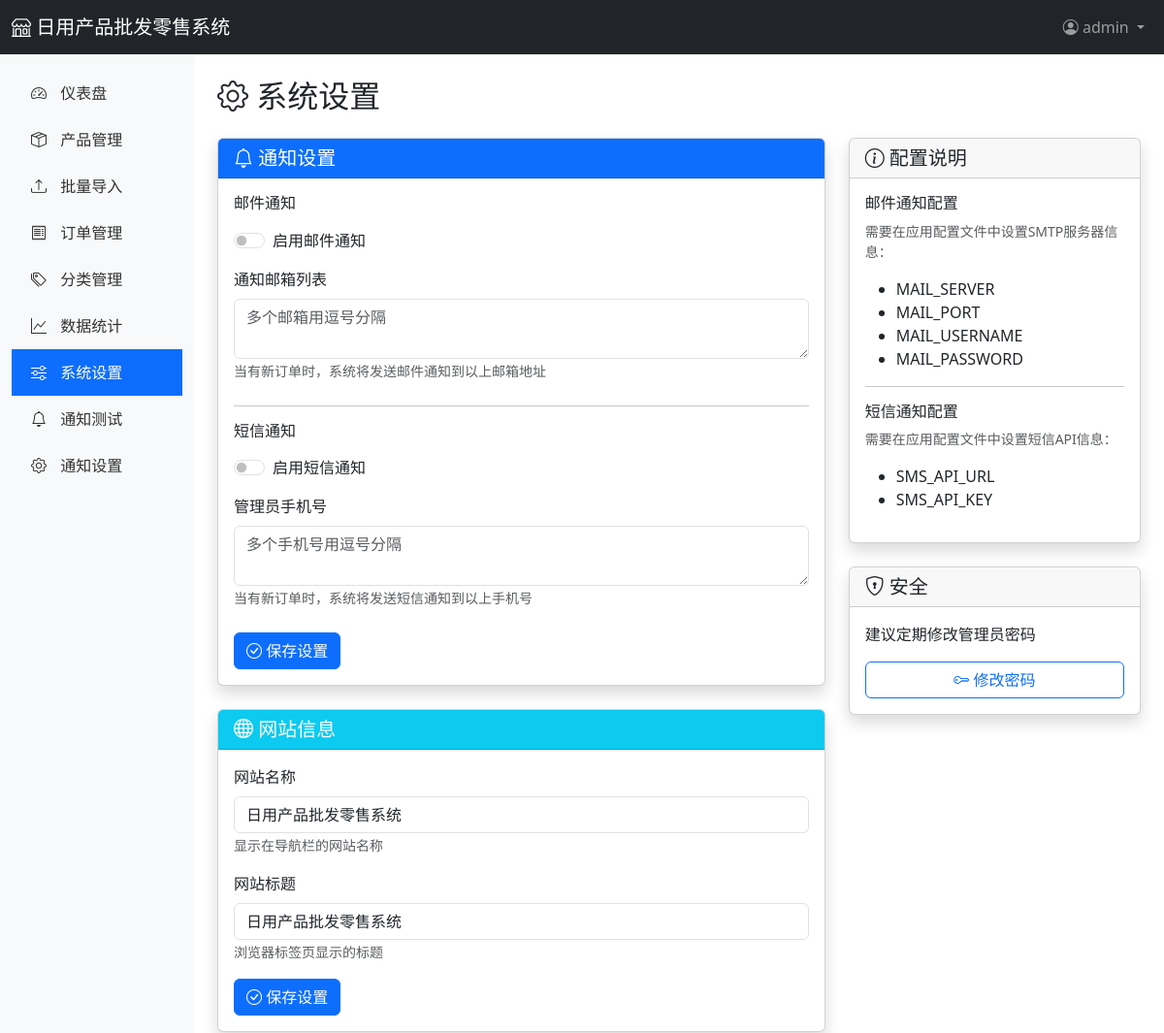
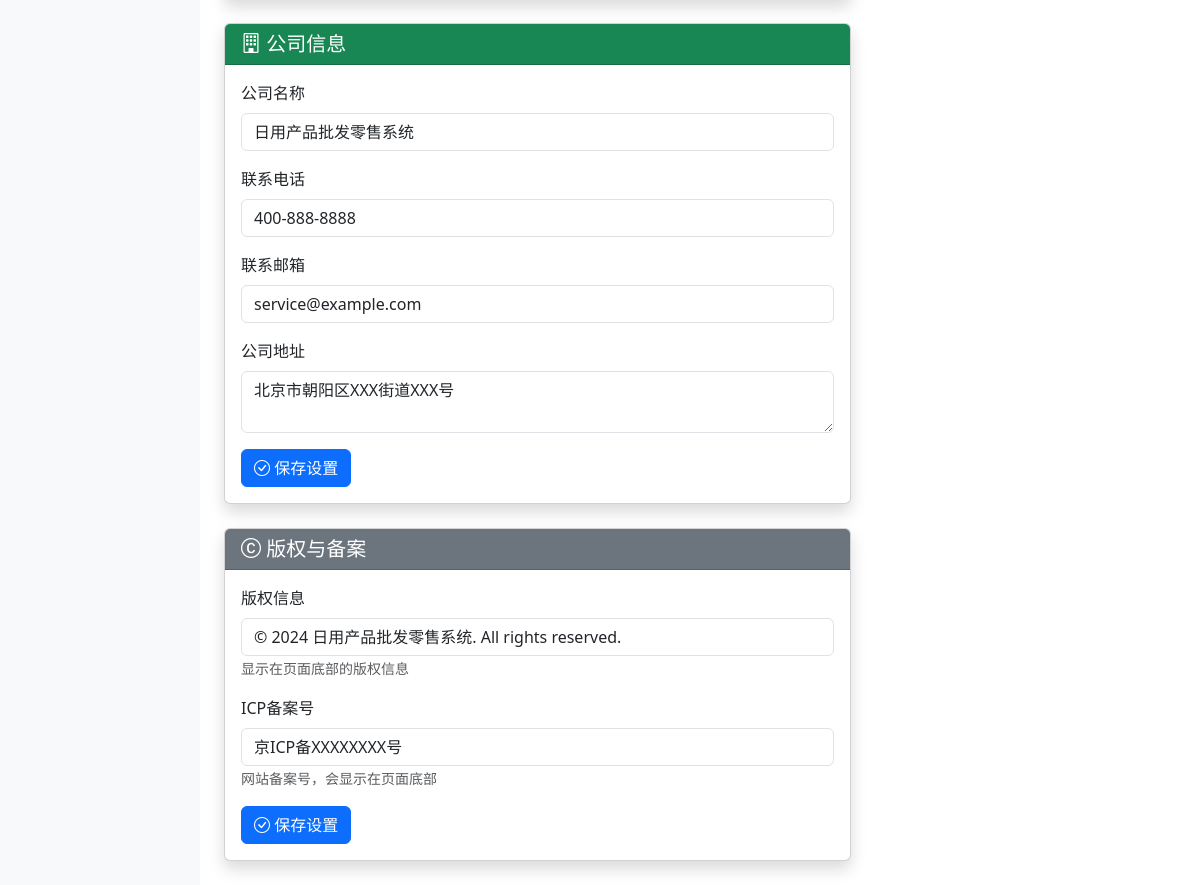
The app's page /admin/settings (signed in) with its own data (2 pictures, top to bottom).
### app/models.py (models this page shows, shortened)
class User(UserMixin, db.Model):
    __tablename__ = 'users'
    id = db.Column(db.Integer, primary_key=True)
    username = db.Column(db.String(80), unique=True, nullable=False)
    email = db.Column(db.String(120), unique=True, nullable=False)
    password_hash = db.Column(db.String(255), nullable=False)
    role = db.Column(db.String(20), default='admin')  # admin, staff
    phone = db.Column(db.String(20))
    is_active = db.Column(db.Boolean, default=True)
    created_at = db.Column(db.DateTime, default=datetime.utcnow)
    updated_at = db.Column(db.DateTime, default=datetime.utcnow, onupdate=datetime.utcnow)
    orders = db.relationship('Order', backref='user', lazy='dynamic')

class SystemSetting(db.Model):
    __tablename__ = 'system_settings'
    id = db.Column(db.Integer, primary_key=True)
    key = db.Column(db.String(100), unique=True, nullable=False, index=True)
    value = db.Column(db.Text)
    description = db.Column(db.String(255))
    updated_at = db.Column(db.DateTime, default=datetime.utcnow, onupdate=datetime.utcnow)

### app/routes/admin.py (the view, shortened to what this page needs)
@admin_bp.route('/settings', methods=['GET', 'POST'])
@login_required
def settings():
    settings = {}
    for setting in SystemSetting.query.all():
        settings[setting.key] = setting.value
    return render_template('admin/settings.html', settings=settings)

### app/templates/admin/settings.html (shortened to what this page needs)
{% extends "admin/base.html" %}
{% block content %}
<h2 class="mb-4"><i class="bi bi-gear"></i> 系统设置</h2>
<div class="row">
    <div class="col-lg-8">
        <div class="card shadow mb-4">
            <div class="card-header bg-primary text-white">
                <h5 class="mb-0"><i class="bi bi-bell"></i> 通知设置</h5>
            </div>
            <div class="card-body">
                <form method="POST" action="{{ url_for('admin.settings') }}">
                    <div class="mb-4">
                        <h6 class="mb-3">邮件通知</h6>
                        <div class="form-check form-switch mb-3">
                            <input class="form-check-input" type="checkbox" id="email_enabled" name="email_enabled"
                                   {% if settings.email_enabled == 'true' %}checked{% endif %} value="true">
                            <label class="form-check-label" for="email_enabled">启用邮件通知</label>
                        </div>
                        <div class="mb-3">
                            <label class="form-label">通知邮箱列表</label>
                            <textarea class="form-control" name="notification_emails" rows="2"
                                      placeholder="多个邮箱用逗号分隔">{{ settings.notification_emails }}</textarea>
                            <small class="text-muted">当有新订单时，系统将发送邮件通知到以上邮箱地址</small>
                        </div>
                    </div>
                    <hr>
                    <div class="mb-4">
                        <h6 class="mb-3">短信通知</h6>
                        <div class="form-check form-switch mb-3">
                            <input class="form-check-input" type="checkbox" id="sms_enabled" name="sms_enabled"
                                   {% if settings.sms_enabled == 'true' %}checked{% endif %} value="true">
                            <label class="form-check-label" for="sms_enabled">启用短信通知</label>
                        </div>
                        <div class="mb-3">
                            <label class="form-label">管理员手机号</label>
                            <textarea class="form-control" name="admin_phones" rows="2"
                                      placeholder="多个手机号用逗号分隔">{{ settings.admin_phones }}</textarea>
                            <small class="text-muted">当有新订单时，系统将发送短信通知到以上手机号</small>
                        </div>
                    </div>
                    <button type="submit" class="btn btn-primary">
                        <i class="bi bi-check-circle"></i> 保存设置
                    </button>
                </form>
            </div>
        </div>
        <div class="card shadow">
            <div class="card-header bg-info text-white">
                <h5 class="mb-0"><i class="bi bi-globe"></i> 网站信息</h5>
            </div>
            <div class="card-body">
                <form method="POST" action="{{ url_for('admin.settings') }}">
                    <div class="mb-3">
                        <label class="form-label">网站名称</label>
                        <input type="text" class="form-control" name="site_name"
                               value="{{ settings.site_name or '日用产品批发零售系统' }}">
                        <small class="text-muted">显示在导航栏的网站名称</small>
                    </div>
                    <div class="mb-3">
                        <label class="form-label">网站标题</label>
                        <input type="text" class="form-control" name="site_title"
                               value="{{ settings.site_title or '日用产品批发零售系统' }}">
                        <small class="text-muted">浏览器标签页显示的标题</small>
                    </div>
                    <button type="submit" class="btn btn-primary">
                        <i class="bi bi-check-circle"></i> 保存设置
                    </button>
                </form>
            </div>
        </div>
        <div class="card shadow mt-4">
            <div class="card-header bg-success text-white">
                <h5 class="mb-0"><i class="bi bi-building"></i> 公司信息</h5>
            </div>
            <div class="card-body">
                <form method="POST" action="{{ url_for('admin.settings') }}">
                    <div class="mb-3">
                        <label class="form-label">公司名称</label>
                        <input type="text" class="form-control" name="company_name"
                               value="{{ settings.company_name or '' }}">
                    </div>
                    <div class="mb-3">
                        <label class="form-label">联系电话</label>
                        <input type="tel" class="form-control" name="company_phone"
                               value="{{ settings.company_phone or '' }}">
                    </div>
                    <div class="mb-3">
                        <label class="form-label">联系邮箱</label>
                        <input type="email" class="form-control" name="company_email"
                               value="{{ settings.company_email or '' }}">
                    </div>
                    <div class="mb-3">
                        <label class="form-label">公司地址</label>
                        <textarea class="form-control" name="company_address" rows="2">{{ settings.company_address or '' }}</textarea>
                    </div>
                    <button type="submit" class="btn btn-primary">
                        <i class="bi bi-check-circle"></i> 保存设置
                    </button>
                </form>
            </div>
        </div>
        <div class="card shadow mt-4">
            <div class="card-header bg-secondary text-white">
                <h5 class="mb-0"><i class="bi bi-c-circle"></i> 版权与备案</h5>
            </div>
            <div class="card-body">
                <form method="POST" action="{{ url_for('admin.settings') }}">
                    <div class="mb-3">
                        <label class="form-label">版权信息</label>
                        <input type="text" class="form-control" name="copyright"
                               value="{{ settings.copyright or '' }}"
                               placeholder="&copy; 2024 公司名称. All rights reserved.">
                        <small class="text-muted">显示在页面底部的版权信息</small>
                    </div>
                    <div class="mb-3">
                        <label class="form-label">ICP备案号</label>
                        <input type="text" class="form-control" name="icp"
                               value="{{ settings.icp or '' }}"
                               placeholder="京ICP备XXXXXXXX号">
                        <small class="text-muted">网站备案号，会显示在页面底部</small>
                    </div>
                    <button type="submit" class="btn btn-primary">
                        <i class="bi bi-check-circle"></i> 保存设置
                    </button>
                </form>
            </div>
        </div>
    </div>
    <div class="col-lg-4">
        <div class="card shadow">
            <div class="card-header">
                <h5 class="mb-0"><i class="bi bi-info-circle"></i> 配置说明</h5>
            </div>
            <div class="card-body">
                <h6>邮件通知配置</h6>
                <p class="text-muted small">
                    需要在应用配置文件中设置SMTP服务器信息：
                    <ul>
                        <li>MAIL_SERVER</li>
                        <li>MAIL_PORT</li>
                        <li>MAIL_USERNAME</li>
                        <li>MAIL_PASSWORD</li>
                    </ul>
                </p>
                <hr>
                <h6>短信通知配置</h6>
                <p class="text-muted small">
                    需要在应用配置文件中设置短信API信息：
                    <ul>
                        <li>SMS_API_URL</li>
                        <li>SMS_API_KEY</li>
                    </ul>
                </p>
            </div>
        </div>
        <div class="card shadow mt-4">
            <div class="card-header">
                <h5 class="mb-0"><i class="bi bi-shield-lock"></i> 安全</h5>
            </div>
            <div class="card-body">
                <p class="mb-3">建议定期修改管理员密码</p>
                <a href="{{ url_for('auth.change_password') }}" class="btn btn-outline-primary w-100">
                    <i class="bi bi-key"></i> 修改密码
                </a>
            </div>
        </div>
    </div>
</div>
{% endblock %}

### app/templates/admin/base.html (shortened to what this page needs)
<!DOCTYPE html>
<html lang="zh-CN">
<head>
    <link href="https://cdn.jsdelivr.net/npm/bootstrap@5.3.0/dist/css/bootstrap.min.css" rel="stylesheet">
    <link href="https://cdn.jsdelivr.net/npm/bootstrap-icons@1.11.0/font/bootstrap-icons.css" rel="stylesheet">
</head>
<body>
    <nav class="navbar navbar-expand-lg navbar-dark bg-dark">
        <div class="container-fluid">
            <a class="navbar-brand" href="{{ url_for('main.index') }}">
                <i class="bi bi-shop"></i> 日用产品批发零售系统
            </a>
            <div class="navbar-nav ms-auto">
                <div class="nav-item dropdown">
                    <a class="nav-link dropdown-toggle" href="#" role="button" data-bs-toggle="dropdown">
                        <i class="bi bi-person-circle"></i> {{ current_user.username }}
                    </a>
                </div>
            </div>
        </div>
    </nav>
    <div class="container-fluid">
        <div class="row">
            <nav class="col-md-2 d-none d-md-block sidebar py-3">
                <ul class="nav flex-column">
                    <li class="nav-item">
                        <a class="nav-link {% if request.endpoint == 'admin.dashboard' %}active{% endif %}" href="{{ url_for('admin.dashboard') }}">
                            <i class="bi bi-speedometer2"></i> 仪表盘
                        </a>
                    </li>
                    <li class="nav-item">
                        <a class="nav-link {% if 'admin.product' in request.endpoint %}active{% endif %}" href="{{ url_for('admin.products') }}">
                            <i class="bi bi-box-seam"></i> 产品管理
                        </a>
                    </li>
                    <li class="nav-item">
                        <a class="nav-link {% if request.endpoint == 'admin.products_import' %}active{% endif %}" href="{{ url_for('admin.products_import') }}">
                            <i class="bi bi-upload"></i> 批量导入
                        </a>
                    </li>
                    <li class="nav-item">
                        <a class="nav-link {% if request.endpoint == 'admin.orders' %}active{% endif %}" href="{{ url_for('admin.orders') }}">
                            <i class="bi bi-receipt"></i> 订单管理
                        </a>
                    </li>
                    <li class="nav-item">
                        <a class="nav-link {% if request.endpoint == 'admin.categories' %}active{% endif %}" href="{{ url_for('admin.categories') }}">
                            <i class="bi bi-tags"></i> 分类管理
                        </a>
                    </li>
                    <li class="nav-item">
                        <a class="nav-link {% if request.endpoint == 'admin.statistics' %}active{% endif %}" href="{{ url_for('admin.statistics') }}">
                            <i class="bi bi-graph-up"></i> 数据统计
                        </a>
                    </li>
                    <li class="nav-item">
                        <a class="nav-link {% if request.endpoint == 'admin.settings' %}active{% endif %}" href="{{ url_for('admin.settings') }}">
                            <i class="bi bi-sliders"></i> 系统设置
                        </a>
                    </li>
                    <li class="nav-item">
                        <a class="nav-link {% if request.endpoint == 'admin.notification_test' %}active{% endif %}" href="{{ url_for('admin.notification_test') }}">
                            <i class="bi bi-bell"></i> 通知测试
                        </a>
                    </li>
                    <li class="nav-item">
                        <a class="nav-link {% if 'system' in request.endpoint %}active{% endif %}" href="{{ url_for('system.settings') }}">
                            <i class="bi bi-gear"></i> 通知设置
                        </a>
                    </li>
                </ul>
            </nav>
            <main class="col-md-10 ms-sm-auto col-lg-10 px-md-4 py-4">
                {% block content %}{% endblock %}
            </main>
        </div>
    </div>
</body>
</html>

### app/templates/admin/base.html (style rules this page uses)
.sidebar { min-height: calc(100vh - 56px); background-color: #f8f9fa; }
.sidebar .nav-link { color: #333; padding: 12px 20px; }
.sidebar .nav-link:hover, .sidebar .nav-link.active { background-color: #0d6efd; color: white; }
.sidebar .nav-link i { margin-right: 10px; }

### records on screen
User: username "admin"
SystemSetting: site_name "日用产品批发零售系统"
SystemSetting: site_title "日用产品批发零售系统"
SystemSetting: company_name "日用产品批发零售系统"
SystemSetting: company_phone "400-888-8888"
SystemSetting: company_email "service@example.com"
SystemSetting: company_address "北京市朝阳区XXX街道XXX号"
SystemSetting: copyright "© 2024 日用产品批发零售系统. All rights reserved."
SystemSetting: icp "京ICP备XXXXXXXX号"
